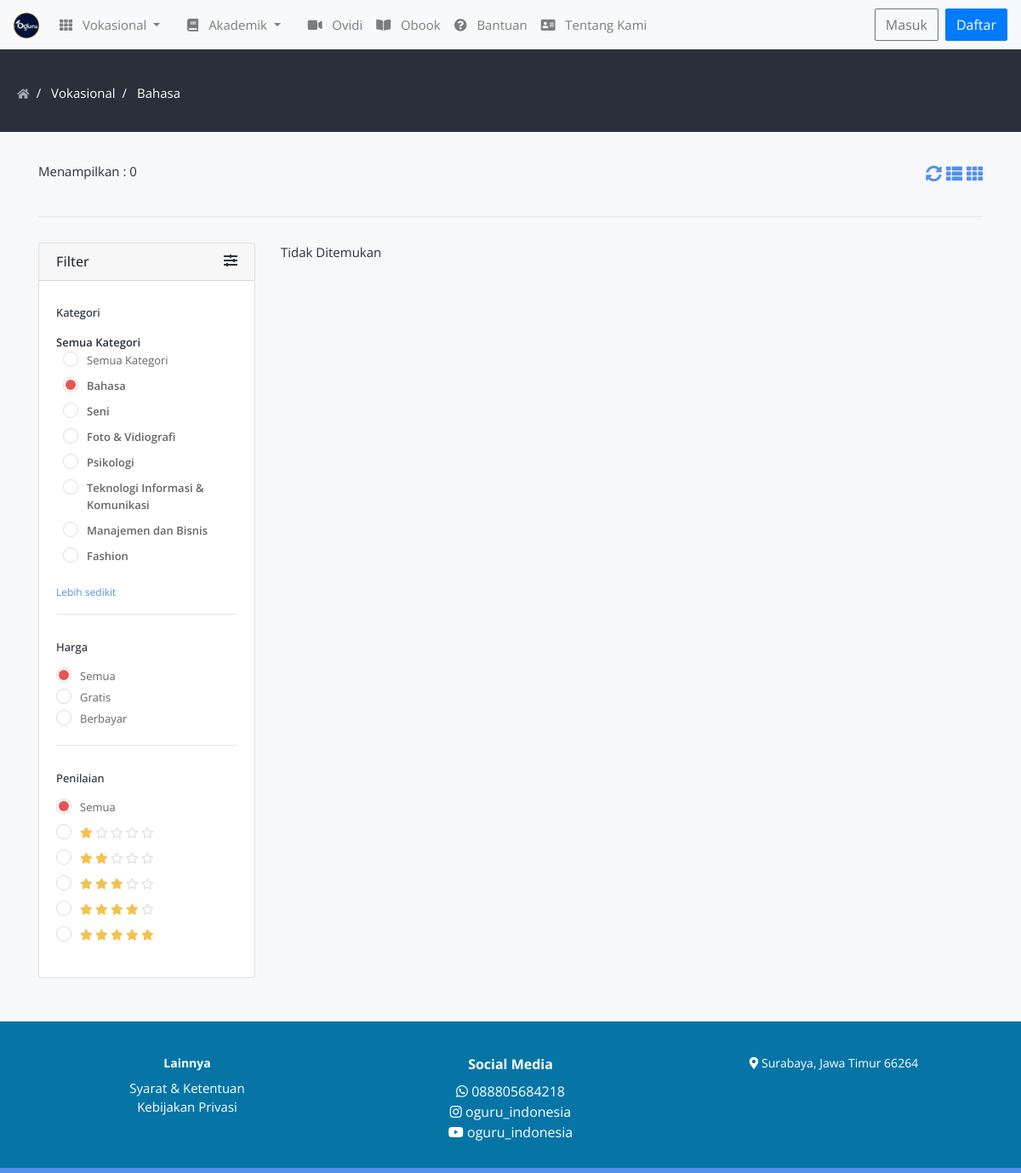
The app's page /home/vokasional?kategori=bahasa with its own data.
### tables this page shows
CREATE TABLE IF NOT EXISTS `category` (
  `id` int(11) UNSIGNED NOT NULL AUTO_INCREMENT,
  `code` varchar(255) DEFAULT NULL,
  `name` varchar(255) DEFAULT NULL,
  `parent` int(11) DEFAULT '0',
  `slug` varchar(255) DEFAULT NULL,
  `date_added` int(11) DEFAULT NULL,
  `last_modified` int(11) DEFAULT NULL,
  `font_awesome_class` varchar(255) DEFAULT NULL,
  PRIMARY KEY (`id`)
);

### application/controllers/Home.php (called while the page is built, shortened)
<?php
class Home extends CI_Controller {
    public function __construct()
    {
        $this->load->database();
        $this->load->library('session');
        $this->load->library('veritrans');
        if (!$this->session->userdata('cart_items')) {
            $this->session->set_userdata('cart_items', array());
        }
    }
    public function vokasional() {
        if (!$this->session->userdata('layout')) {
            $this->session->set_userdata('layout', 'list');
        }
        $layout = $this->session->userdata('layout');
        $selected_category_id = "all";
        $selected_price = "all";
        $selected_rating = "all";
        if (isset($_GET['kategori']) && !empty($_GET['kategori'] && $_GET['kategori'] != "all")) {
            $selected_category_id = $this->crud_model->get_category_id($_GET['kategori']);
        }
        if ($selected_category_id == "all" && $selected_price == "all" && $selected_rating == 'all') {
            $this->db->where(array('status' => 'active', 'parent_category' => 1));
            $total_rows = $this->db->get('course')->num_rows();
            $config = array();
            $config = pagintaion($total_rows, 6);
            $config['base_url']  = site_url('home/vokasional');
            $page_data['courses'] = $this->db->where(array('status' => 'active', 'parent_category' => 1))->get('course', $config['per_page'], $this->uri->segment(3))->result_array();
        }else {
            $courses = $this->crud_model->filter_course($selected_category_id, $selected_price, $selected_rating);
            $page_data['courses'] = $courses;
        }
        $page_data['page_name']  = "courses_page";
        $page_data['page_title'] = "Vokasional";
        $page_data['parent'] = "1";
        $page_data['layout']     = $layout;
        $page_data['selected_category_id']     = $selected_category_id;
        $page_data['selected_price']     = $selected_price;
        $page_data['selected_rating']     = $selected_rating;
        $this->load->view('frontend/'.get_frontend_settings('theme').'/index', $page_data);
    }
}

### index.php (called while the page is built, shortened)
<?php
require_once BASEPATH.'core/CodeIgniter.php';

### application/models/Crud_model.php (called while the page is built, shortened)
<?php
class Crud_model extends CI_Model {
    public function get_categories($param1 = "") {
        if($param1 != ""){
            $this->db->where('parent', $param1);
        }
        return $this->db->get('category');
    }
    public function get_category_details_by_id($id) {
        return $this->db->get_where('category', array('id' => $id));
    }
    public function get_category_id($slug = "") {
        $category_details = $this->db->get_where('category', array('slug' => $slug))->row_array();
        return $category_details['id'];
    }
        function filter_course($selected_category_id = "", $selected_price = "", $selected_rating = ""){
            $course_ids = array();
            if ($selected_category_id != "all") {
                $this->db->where('category_id', $selected_category_id);
            }
            $this->db->where('status', 'active');
            $courses = $this->db->get('course')->result_array();
            if (count($course_ids) > 0) {
                $this->db->where_in('id', $course_ids);
                return $this->db->get('course')->result_array();
            }else {
                return array();
            }
        }
}

### application/helpers/multi_language_helper.php (called while the page is built, shortened)
<?php  if ( ! defined('BASEPATH')) exit('No direct script access allowed');
if ( ! function_exists('get_phrase'))
{
	function get_phrase($phrase = '') {
		$CI	=&	get_instance();
		$language_code = $CI->db->get_where('settings' , array('key' => 'language'))->row()->value;
		$key = strtolower(preg_replace('/\s+/', '_', $phrase));
		$langArray = openJSONFile($language_code);
		return ucwords($langArray[$key]);
	}
}
if ( ! function_exists('openJSONFile'))
{
	function openJSONFile($code)
	{
		$jsonString = [];
		if (file_exists(APPPATH.'language/'.$code.'.json')) {
			$jsonString = file_get_contents(APPPATH.'language/'.$code.'.json');
			$jsonString = json_decode($jsonString, true);
		}
		return $jsonString;
	}
}

### application/views/frontend/default/courses_page.php (the view, shortened to what this page needs)
<?php
isset($selected_category_id) ? "": $selected_category_id = "all";
$number_of_visible_categories = 10;
?>
<section class="category-header-area">
    <div class="container-lg">
        <div class="row">
            <div class="col">
                <nav>
                    <ol class="breadcrumb">
                        <li class="breadcrumb-item"><a href="<?php echo site_url('home'); ?>"><i class="fas fa-home"></i></a></li>
                        <li class="breadcrumb-item">
                            <a href="#">
                                <?php echo $page_title; ?>
                            </a>
                        </li>
                        <li class="breadcrumb-item active">
                            <?php
                                if ($selected_category_id == "all") {
                                    echo 'Semua Kategori';
                                }else {
                                    $category_details = $this->crud_model->get_category_details_by_id($selected_category_id)->row_array();
                                    echo $category_details['name'];
                                }
                             ?>
                        </li>
                    </ol>
                </nav>
            </div>
        </div>
    </div>
</section>
<section class="category-course-list-area">
    <div class="container">
        <div class="category-filter-box filter-box clearfix">
            <span>Menampilkan : <?php echo count($courses); ?></span>
            <a href="javascript::" onclick="toggleLayout('grid')" style="float: right; font-size: 19px; margin-left: 5px;"><i class="fas fa-th"></i></a>
            <a href="javascript::" onclick="toggleLayout('list')" style="float: right; font-size: 19px;"><i class="fas fa-th-list"></i></a>
            <a href="<?php echo site_url('home/'.$page_title); ?>" style="float: right; font-size: 19px; margin-right: 5px;"><i class="fas fa-sync-alt"></i></a>
        </div>
        <div class="row">
            <div class="col-lg-3 filter-area">
                <div class="card">
                    <a href="javascript::"  style="color: unset;">
                        <div class="card-header filter-card-header" id="headingOne" data-toggle="collapse" data-target="#collapseFilter" aria-expanded="true" aria-controls="collapseFilter">
                            <h6 class="mb-0">
                                <?php echo get_phrase('filter'); ?>
                                <i class="fas fa-sliders-h" style="float: right;"></i>
                            </h6>
                        </div>
                    </a>
                    <div id="collapseFilter" class="collapse show" aria-labelledby="headingOne" data-parent="#accordion">
                        <div class="card-body pt-0">
                            <div class="filter_type">
                                <h6>Kategori</h6>
                                <ul>
                                    <span class="parent-category">Semua Kategori</span>
                                    <li class="ml-2">
                                        <div class="">
                                            <label for="category_all">Semua Kategori</label>
                                        </div>
                                    </li>
                                    <?php
                                    $total_number_of_categories = $this->db->get('category')->num_rows();
                                    $categories = $this->crud_model->get_categories()->result_array(); ?>
                                        <?php foreach ($this->crud_model->get_categories($parent)->result_array() as $sub_category):
                                            $counter++; ?>
                                            <li class="ml-2">
                                                <div class="parent-category hidden-categories ">
                                                    <label for="sub_category-<?php echo $sub_category['id'];?>"><?php echo $sub_category['name']; ?></label>
                                                </div>
                                            </li>
                                        <?php endforeach; ?>
                                </ul>
                                <a href="javascript::" id = "city-toggle-btn" onclick="showToggle(this, 'hidden-categories')" style="font-size: 12px;"><?php echo $total_number_of_categories > $number_of_visible_categories ? "Lebih sedikit" : ""; ?></a>
                            </div>
                            <hr>
                            <div class="filter_type">
                                <div class="form-group">
                                    <h6>Harga</h6>
                                    <ul>
                                        <li>
                                            <div class="">
                                                <label for="price_all">Semua</label>
                                            </div>
                                            <div class="">
                                                <label for="price_free">Gratis</label>
                                            </div>
                                            <div class="">
                                                <label for="price_paid">Berbayar</label>
                                            </div>
                                        </li>
                                    </ul>
                                </div>
                            </div>
                            <hr>
                            <div class="filter_type">
                                <h6><?php echo get_phrase('ratings'); ?></h6>
                                <ul>
                                    <li>
                                        <div class="">
                                            <label for="all_rating"><?php echo get_phrase('all'); ?></label>
                                        </div>
                                    </li>
                                    <?php for($i = 1; $i <= 5; $i++): ?>
                                        <li>
                                            <div class="">
                                                <label for="rating_<?php echo $i; ?>">
                                                    <?php for($j = 1; $j <= $i; $j++): ?>
                                                        <i class="fas fa-star" style="color: #f4c150;"></i>
                                                    <?php endfor; ?>
                                                    <?php for($j = $i; $j < 5; $j++): ?>
                                                        <i class="far fa-star" style="color: #dedfe0;"></i>
                                                    <?php endfor; ?>
                                                </label>
                                            </div>
                                        </li>
                                    <?php endfor; ?>
                                </ul>
                            </div>
                        </div>
                    </div>
                </div>
            </div>
            <div class="col-lg-9">
                <div class="category-course-list">
                    <?php if (count($courses) == 0): ?>
                        <?php echo get_phrase('no_result_found'); ?>
                    <?php endif; ?>
                </div>
            </div>
        </div>
    </div>
</section>

### records on screen
category: name "Bahasa"
category: name "Seni"
category: name "Foto & Vidiografi"
category: name "Psikologi"
category: name "Teknologi Informasi & Komunikasi"
category: name "Manajemen dan Bisnis"
category: name "Fashion"

### other values on screen
$page_title "Vokasional"
count($courses) "0"
get_phrase('filter') "Filter"
get_phrase('ratings') "Penilaian"
get_phrase('all') "Semua"
get_phrase('no_result_found') "Tidak Ditemukan"
